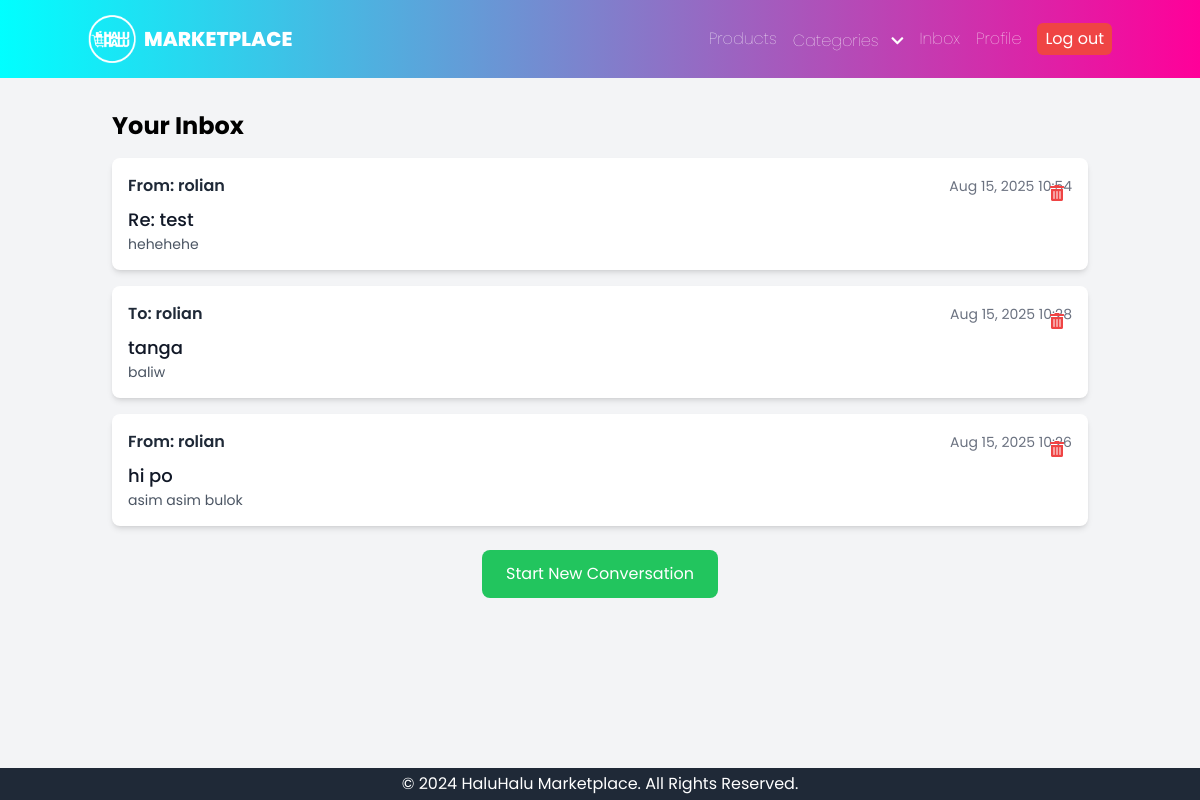
/messages/inbox/ (signed in), run on an earlier commit of the app's database.
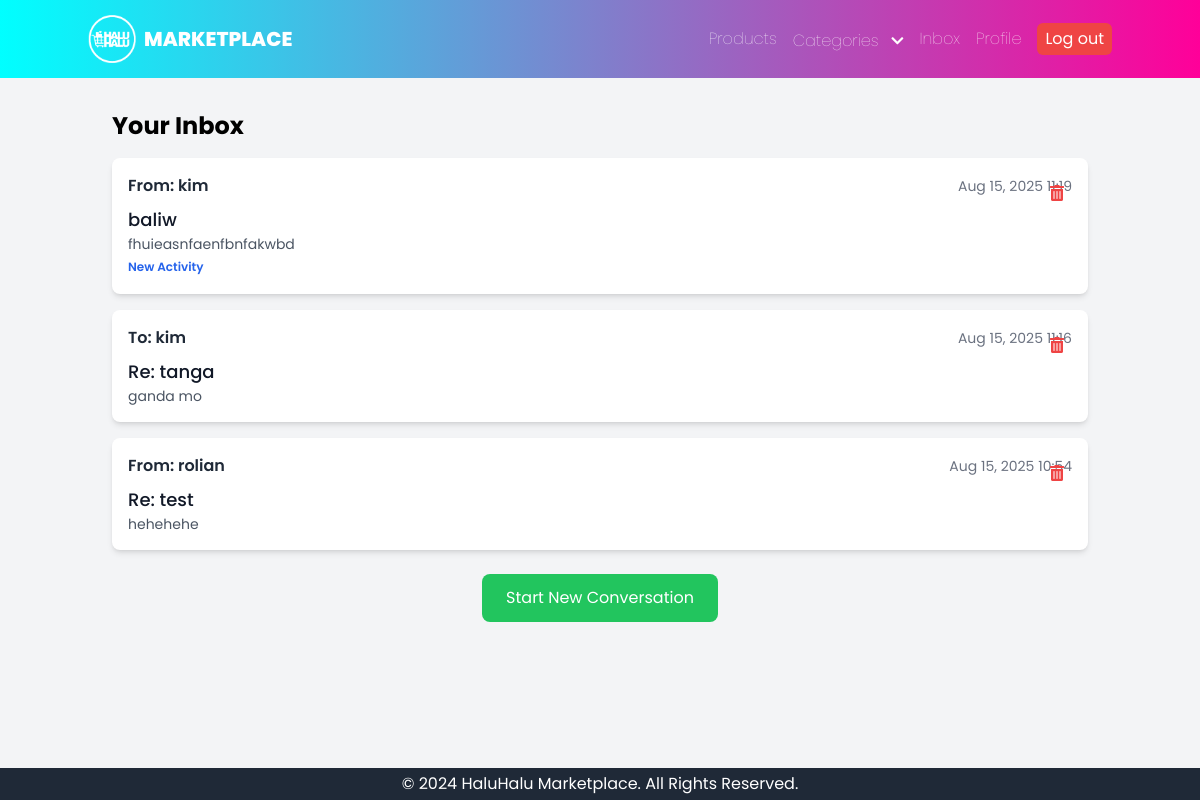
And on a later commit of the database.
### core/models.py (models this page shows, shortened)
class Message(models.Model):
    sender = models.ForeignKey(settings.AUTH_USER_MODEL, on_delete=models.CASCADE, related_name='sent_messages')
    receiver = models.ForeignKey(settings.AUTH_USER_MODEL, on_delete=models.CASCADE, related_name='received_messages')
    subject = models.CharField(max_length=255)
    body = models.TextField()
    sent_at = models.DateTimeField(auto_now_add=True)
    is_read = models.BooleanField(default=False)
    parent_message = models.ForeignKey('self', on_delete=models.SET_NULL, null=True, blank=True, related_name='replies')
    conversation_starter = models.ForeignKey('self', on_delete=models.SET_NULL, null=True, blank=True, related_name='conversation_messages_set')
    is_deleted_by_sender = models.BooleanField(default=False)
    is_deleted_by_receiver = models.BooleanField(default=False)
    class Meta:
        ordering = ['sent_at']

class CustomUser(AbstractUser):
    profile_pic = models.ImageField(upload_to='profile_pics', null=True, blank=True)

### core/views.py (the view)
# urls.py: path('messages/inbox/', InboxView.as_view(), name='inbox'),
class InboxView(LoginRequiredMixin, ListView):
    model = Message
    template_name = 'core/inbox.html'
    context_object_name = 'conversations'
    paginate_by = 10
    login_url = 'login'
    def get_queryset(self):
        user = self.request.user
        user_involved_conversation_starter_ids = Message.objects.filter(
            Q(sender=user, is_deleted_by_sender=False) | Q(receiver=user, is_deleted_by_receiver=False)
        ).values_list('conversation_starter__pk', flat=True)  # Get starter PKs of all involved messages
        user_involved_initial_message_ids = Message.objects.filter(
            Q(sender=user, is_deleted_by_sender=False, conversation_starter__isnull=True) |
            Q(receiver=user, is_deleted_by_receiver=False, conversation_starter__isnull=True)
        ).values_list('pk', flat=True)
        unique_starter_pks = set(list(user_involved_conversation_starter_ids) + list(user_involved_initial_message_ids))
        unique_starter_pks.discard(None)  # Remove None if present
        valid_conversation_starters = Message.objects.filter(
            pk__in=list(unique_starter_pks)
        ).filter(
            Q(sender=user, is_deleted_by_sender=False) | Q(receiver=user, is_deleted_by_receiver=False)
        )
        latest_messages_per_conversation = []
        for starter in valid_conversation_starters:
            latest_message_in_thread = Message.objects.filter(
                Q(conversation_starter=starter) | Q(pk=starter.pk)  # All messages related to this starter
            ).filter(
                Q(sender=user, is_deleted_by_sender=False) | Q(receiver=user, is_deleted_by_receiver=False)
            ).order_by('-sent_at').first()
            if latest_message_in_thread:
                latest_messages_per_conversation.append(latest_message_in_thread)
        return sorted(latest_messages_per_conversation, key=lambda x: x.sent_at, reverse=True)

### core/context_processors.py (called while the page is built)
def categories_processor(request):
    unique_categories = Product.objects.values_list('category', flat=True).distinct().order_by('category')
    return {'categories': unique_categories}

### core/templates/core/inbox.html (shortened to what this page needs)
{% extends 'base.html' %}
{% block content %}
<h2 class="text-2xl font-bold mb-4">Your Inbox</h2>
{% if conversations %}
    <div class="space-y-4">
        {% for message in conversations %}
            <div class="block bg-white rounded-lg shadow-md p-4 hover:shadow-lg transition-shadow duration-200 relative">
                <a href="{% url 'message_detail' message.conversation_starter.pk|default:message.pk %}" class="block">
                    <div class="flex justify-between items-center mb-2">
                        <span class="font-semibold text-gray-800">
                            {% if request.user == message.sender %}
                                To: {{ message.receiver.username }}
                            {% else %}
                                From: {{ message.sender.username }}
                            {% endif %}
                        </span>
                        <span class="text-sm text-gray-500">{{ message.sent_at|date:"M d, Y H:i" }}</span>
                    </div>
                    <h3 class="text-lg font-medium text-gray-900">{{ message.subject }}</h3>
                    <p class="text-gray-600 text-sm line-clamp-2">{{ message.body }}</p>
                    {% if request.user == message.receiver and not message.is_read %}
                        <span class="text-blue-600 text-xs font-semibold mt-1 inline-block">New Activity</span>
                    {% endif %}
                </a>
                <form action="{% url 'delete_conversation' message.conversation_starter.pk|default:message.pk %}" method="post" class="absolute top-4 right-4" onsubmit="return confirm('Are you sure you want to delete this conversation? This will only remove it from your view.');">
                    <button type="submit" class="text-red-500 hover:text-red-700 p-2 rounded-full focus:outline-none focus:ring-2 focus:ring-red-500" aria-label="Delete conversation">
                        <i class="fas fa-trash-alt"></i>
                    </button>
                </form>
            </div>
        {% endfor %}
    </div>
{% else %}
    <p class="text-gray-600">Your inbox is empty. No conversations yet.</p>
{% endif %}
<div class="mt-6 text-center">
    <a href="{% url 'message_send' %}" class="px-6 py-3 bg-green-500 text-white rounded-lg hover:bg-green-600 inline-block">Start New Conversation</a>
</div>
{% endblock %}

### core/templates/base.html (shortened to what this page needs)
<!DOCTYPE html>
<html lang="en">
<head>
    <script src="https://cdn.tailwindcss.com"></script>
    <link rel="stylesheet" href="https://cdnjs.cloudflare.com/ajax/libs/font-awesome/5.15.3/css/all.min.css">
</head>
<body class="bg-gray-100 flex flex-col min-h-screen">
    <nav class="navbar navbar-expand-lg navbar-dark">
        <div class="container mx-auto px-0 py-0 flex justify-between items-center">
                    <a href="{% url 'product_list' %}" class="flex items-center space-x-2 hover-grow">
            <img src="/static/images/logo_white.png" alt=" " class="h-12 w-auto">
           <span class="font-extrabold text-xl">MARKETPLACE</span>
        </a>
            <div class="flex items-center space-x-4">
                <a href="{% url 'product_list' %}" class="text-white text-base font-thin hover:text-gray-300 transition duration-200">Products</a>
                <div class="relative group">
                    <button class="text-white text-base font-thin hover:text-gray-300 transition duration-200 focus:outline-none">
                        Categories
                        <i class="fas fa-chevron-down ml-2 text-sm transition-transform duration-200 group-hover:rotate-180"></i>
                    </button>
                </div>
                {% if user.is_authenticated %}
                    <a href="{% url 'inbox' %}" class="text-white text-base font-thin hover:text-gray-300 transition duration-200">Inbox</a>
                    <a href="{% url 'profile' %}" class="text-white text-base font-thin hover:text-gray-300 transition duration-200">Profile</a>
                    <a href="{% url 'logout' %}" class="px-2 py-1 bg-red-500 text-white text-base rounded-md hover:bg-red-600 transition duration-200">Log out</a>
                {% else %}
                    <a href="{% url 'signup' %}" class="text-white text-base font-thin hover:text-gray-300 transition duration-200">Sign Up</a>
                    <a href="{% url 'login' %}" class="px-2 py-1 bg-blue-500 text-white text-base rounded-md hover:bg-blue-600 transition duration-200">Login</a>
                {% endif %}
            </div>
        </div>
    </nav>
    <main class="container mx-auto px-6 py-8 flex-grow">
        {% block content %}{% endblock %}
    </main>
    <footer class="bg-gray-800 text-white px-4 py-1 text-center mt-8">
        <p>&copy; 2024 HaluHalu Marketplace. All Rights Reserved.</p>
    </footer>
</body>
</html>

### core/templates/base.html (style rules this page uses)
body { font-family: 'Poppins', sans-serif; }
.navbar { background: linear-gradient(to right, #00ffff, #ff0099); padding: 15px 20px; color: white; font-size: 18px; }
.hover-grow { display: inline-block; transition: transform 0.2s ease; }

What changed in the data, as far as the page shows it:
no longer on this page (row edited): Message: receiver.username "rolian", sent_at "Aug 15, 2025 10:28", subject "tanga", body "baliw"
no longer on this page (row edited): Message: sender.username "rolian", sent_at "Aug 15, 2025 10:26", subject "hi po", body "asim asim bulok"
added Message: sender.username "kim", sent_at "Aug 15, 2025 11:19", subject "baliw", body "fhuieasnfaenfbnfakwbd", is_read "New Activity"
added Message: receiver.username "kim", sent_at "Aug 15, 2025 11:16", subject "Re: tanga", body "ganda mo"
